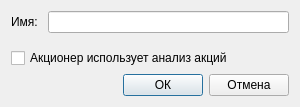
<?xml version="1.0" encoding="UTF-8"?>
<ui version="4.0">
 <class>HolderDialog</class>
 <widget class="QDialog" name="HolderDialog">
  <property name="geometry">
   <rect>
    <x>0</x>
    <y>0</y>
    <width>300</width>
    <height>107</height>
   </rect>
  </property>
  <property name="windowTitle">
   <string>Сведения об акционере</string>
  </property>
  <layout class="QVBoxLayout" name="verticalLayout">
   <item>
    <layout class="QFormLayout" name="formLayout">
     <item row="0" column="0">
      <widget class="QLabel" name="nameLabel">
       <property name="text">
        <string>Имя: </string>
       </property>
      </widget>
     </item>
     <item row="0" column="1">
      <widget class="QLineEdit" name="nameEdit"/>
     </item>
    </layout>
   </item>
   <item>
    <widget class="QCheckBox" name="analysisBox">
     <property name="text">
      <string>Акционер использует анализ акций </string>
     </property>
    </widget>
   </item>
   <item>
    <layout class="QHBoxLayout" name="horizontalLayout">
     <item>
      <spacer name="horizontalSpacer">
       <property name="orientation">
        <enum>Qt::Horizontal</enum>
       </property>
       <property name="sizeHint" stdset="0">
        <size>
         <width>40</width>
         <height>20</height>
        </size>
       </property>
      </spacer>
     </item>
     <item>
      <widget class="QPushButton" name="okButton">
       <property name="text">
        <string>ОК</string>
       </property>
      </widget>
     </item>
     <item>
      <widget class="QPushButton" name="cancelButton">
       <property name="text">
        <string>Отмена</string>
       </property>
      </widget>
     </item>
    </layout>
   </item>
  </layout>
 </widget>
 <resources/>
 <connections>
  <connection>
   <sender>cancelButton</sender>
   <signal>clicked()</signal>
   <receiver>HolderDialog</receiver>
   <slot>reject()</slot>
   <hints>
    <hint type="sourcelabel">
     <x>252</x>
     <y>91</y>
    </hint>
    <hint type="destinationlabel">
     <x>149</x>
     <y>55</y>
    </hint>
   </hints>
  </connection>
 </connections>
</ui>
